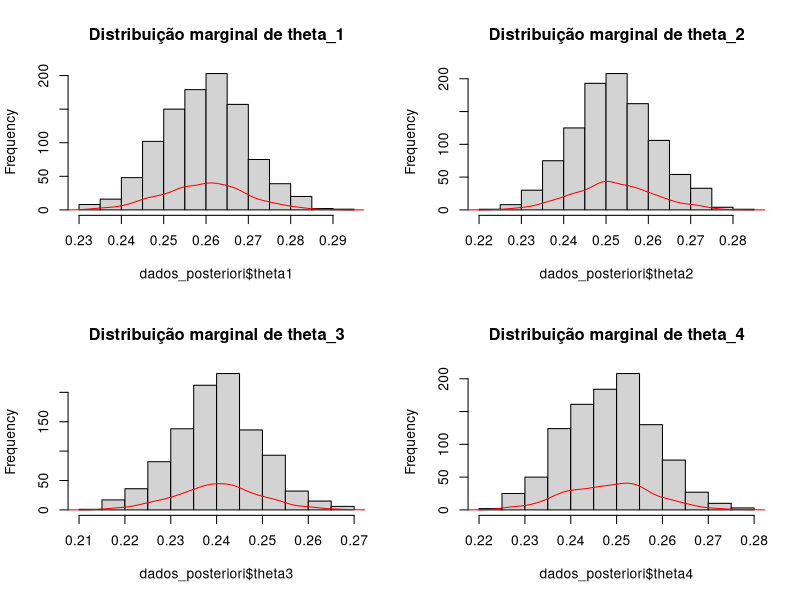
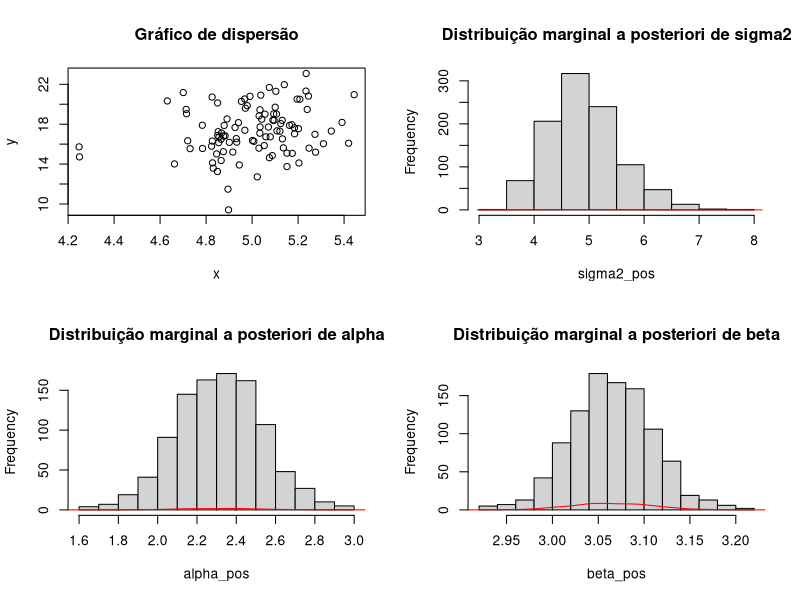

Source code (R) for these figures, in order:
# vetor de parâmtros
theta <- rep(0.25, 4)
# tamanho da amostra
n0 <- 100
amostra <- rmultinom(n0, 20, theta)
# parametros da priori
hiper_parametros <- rep(5, 4)
# parametros da posteriori
parametros_pos <- hiper_parametros + c(sum(amostra[1,]), sum(amostra[2,]),
                                       sum(amostra[3,]), sum(amostra[4,]))
# amostra a posteriori
library(MCMCpack)
amostra_pos <- rdirichlet(1000, parametros_pos)
# medidas resumo
summary(amostra_pos)
round(sd(amostra[,1]), 4)
round(sd(amostra[,2]), 4)
round(sd(amostra[,3]), 4)
round(sd(amostra[,4]), 4)
# graficos
dados_posteriori <- as.data.frame(amostra_pos)
colnames(dados_posteriori) <- c("theta1", "theta2", "theta3", "theta4")
head(dados_posteriori)
par(mfrow = c(2, 2))
hist(dados_posteriori$theta1, main = "Distribuição marginal de theta_1")
lines(density(dados_posteriori$theta1), col = "red")
hist(dados_posteriori$theta2, main = "Distribuição marginal de theta_2")
lines(density(dados_posteriori$theta2), col = "red")
hist(dados_posteriori$theta3, main = "Distribuição marginal de theta_3")
lines(density(dados_posteriori$theta3), col = "red")
hist(dados_posteriori$theta4, main = "Distribuição marginal de theta_4")
lines(density(dados_posteriori$theta4), col = "red")
# valores dos parâmetros
alpha <- 2
beta <- 3
sigma2 <- 5
x <- rnorm(100, 5, 0.2)
erro <- rnorm(100, 0, sqrt(sigma2))
y <- alpha + beta*x + erro
# parametros priori
a1 <- 2.1; b1 <- 100
a2 <- 2.9; b2 <- 100
c <- 10; d <- 2
n <- length(y)
# parametros poteriori -sigma2
c1 <- c + n/2
d1 <- d + sum(erro^2)/2
a1_pos <- ((sum(y -beta*x)/sigma2) -a1/b1)/(n/sigma2 + 1/b1)
b1_pos <- 1/(n/sigma2 + 1/b1)
a2_pos <- (((sum(y*x) - alpha*sum(x))/sigma2) -a2/b2)/(sum(x^2)/sigma2 + 1/b2)
b2_pos <- 1/(sum(x^2)/sigma2 + 1/b2)
sigma2_pos <- rinvgamma(1000, c1, d1)
alpha_pos <- rnorm(1000, a1_pos, sqrt(b1_pos))
beta_pos <- rnorm(1000, a2_pos, sqrt(b2_pos))
# Medidas resumo
summary(sigma2_pos)
round(sd(sigma2_pos), 3)
summary(alpha_pos)
round(sd(alpha_pos), 3)
summary(beta_pos)
round(sd(beta_pos), 3)
# Figuras
par(mfrow = c(2,2))
plot(x, y, main = "Gráfico de dispersão")
hist(sigma2_pos, main = "Distribuição marginal a posteriori de sigma2")
lines(density(sigma2_pos), col = "red")
hist(alpha_pos, main = "Distribuição marginal a posteriori de alpha")
lines(density(alpha_pos), col = "red")
hist(beta_pos, main = "Distribuição marginal a posteriori de beta")
lines(density(beta_pos), col = "red")
